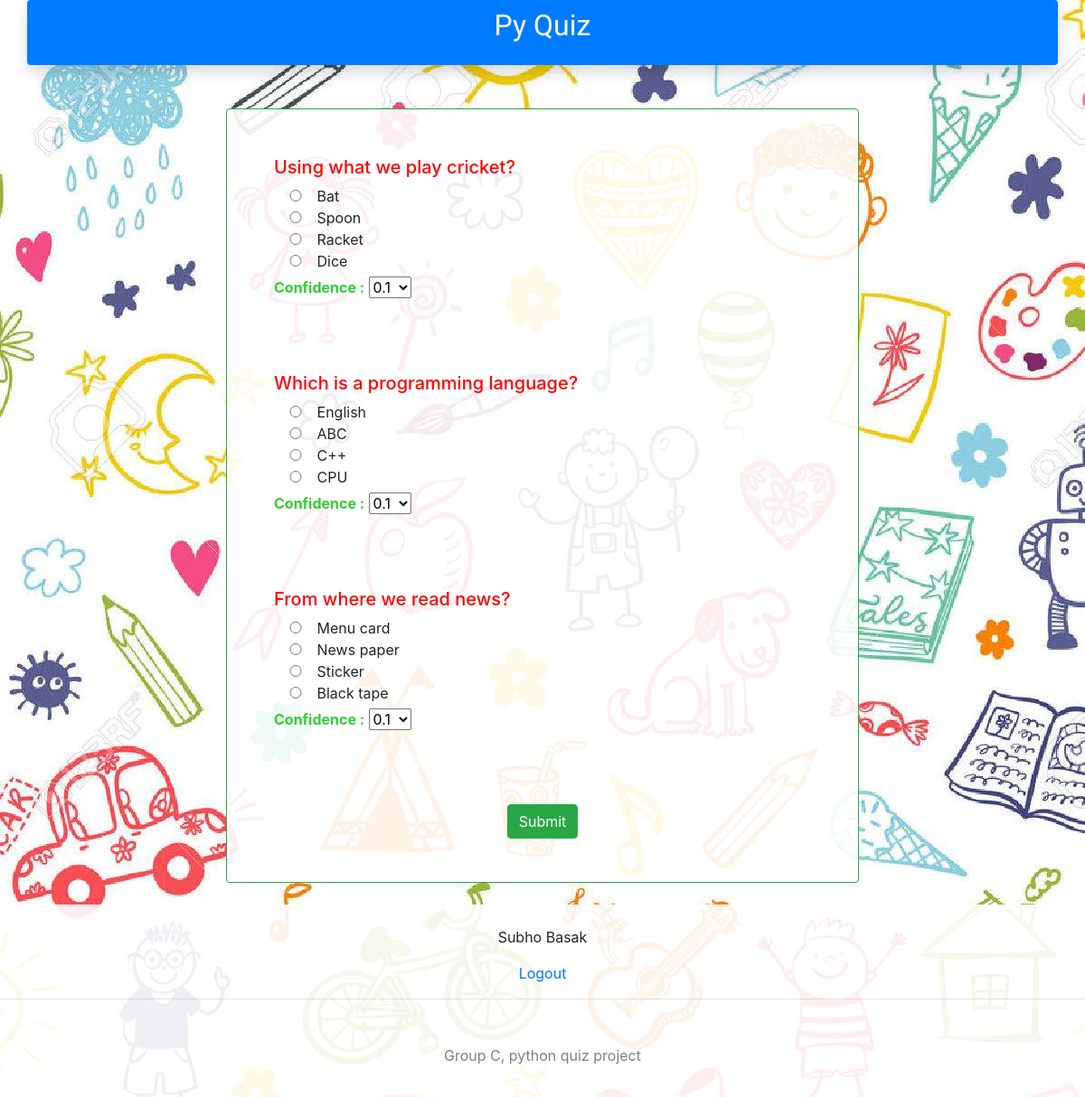
Page /exam/2/ (signed in) on the committed database.
### home/models.py (models this page shows, shortened)
class QuestionSet(models.Model):
    score = models.ForeignKey(Score, on_delete=models.CASCADE, null=True, blank=False)
    exam = models.ForeignKey(Exam, on_delete=models.CASCADE, null=True, blank=False)
    user = models.ForeignKey(User, on_delete=models.CASCADE, null=True, blank=False)
    question = models.ForeignKey(Question, on_delete=models.CASCADE)
    confidence = models.FloatField(verbose_name='Confidence', default=0.0)
    answered = models.CharField(verbose_name='Answered', default='', max_length=1)

class Question(models.Model):
    exam = models.ForeignKey(Exam, on_delete=models.CASCADE, null=True, blank=False)
    image = models.ImageField(verbose_name='Image', upload_to='Question image', null=True, blank=True)
    question = models.TextField(null=False, blank=False)
    optionA = models.CharField(verbose_name='Option A', max_length=200, null=False, blank=False)
    optionB = models.CharField(verbose_name='Option B', max_length=200, null=False, blank=False)
    optionC = models.CharField(verbose_name='Option C', max_length=200, null=False, blank=False)
    optionD = models.CharField(verbose_name='Option D', max_length=200, null=False, blank=False)
    answer = models.CharField(verbose_name='Answer',
                              choices=[('A', 'Option A'), ('B', 'Option B'),
                                       ('C', 'Option C'), ('D', 'Option D')],
                              max_length=1)

### home/views.py (the view, shortened to what this page needs)
# urls.py: path('exam/<int:eid>/', views.quiz_view, name='exam'),
@login_required
def quiz_view(request, eid):
    try:
        exam = Exam.objects.get(id=eid)
    except Exam.DoesNotExist:
        return redirect(reverse('index'))
    question_set = QuestionSet.objects.filter(user=request.user, exam=exam)
    return render(request, 'quiz.html', {'q': question_set})

### templates/quiz.html (shortened to what this page needs)
{% extends 'base.html' %}
{% load static %}
{% block content %}
    <div id="question_container" class="container border border-success rounded
            col-lg-7 col-md-10 col-sm-12 p-5">
        <form method="POST">
            {% for qus in q %}
                <div class="m-1 each_qus">
                    <h5>{{qus.question.question}}</h5>
                    <div class="answer_input">
                        <input type="radio" name="{{qus.question.id}}" required value="A">{{qus.question.optionA}}<br>
                        <input type="radio" name="{{qus.question.id}}" required value="B">{{qus.question.optionB}}<br>
                        <input type="radio" name="{{qus.question.id}}" required value="C">{{qus.question.optionC}}<br>
                        <input type="radio" name="{{qus.question.id}}" required value="D">{{qus.question.optionD}}<br>
                    </div>
                    <label for="conf_id" style="font-weight: bold; color: limegreen; margin-top: 5px;">Confidence : </label>
                    <select name="conf_{{qus.question.id}}" id="conf_id">
                        <option value="0.1">0.1</option>
                    </select>
                </div>
            {% endfor %}
            <div style="width: 100%; text-align: center;">
                <input class="btn btn-success" name='submit' type="submit">
            </div>
        </form>
    </div>
    <br>
{% endblock %}

### templates/base.html (shortened to what this page needs)
{% load static %}
<!doctype html>
<html lang="en">
  <head>
    <link rel="stylesheet" href="https://stackpath.bootstrapcdn.com/bootstrap/4.5.2/css/bootstrap.min.css">
    <link rel="stylesheet" href="{% static 'css/style.css' %}" />
  </head>
  <body style="background: url('{% static 'images/bg_img.jpg' %}')">
    <div class="container bg-primary p-1 shadow rounded">
      <p class="main_header"><a href="{% url 'index' %}" style="text-decoration: none; color: #fff;">Py Quiz</a></p>
    </div>
    <br><br>
    {% block content %}
    {% endblock %}
    <footer style="text-align: center; background: #ffffffe6;">
      <br>
      <p>{{user.first_name}} {{user.last_name}}</p>
      <a href="{% url 'logout' %}">Logout</a>
      <hr>
      <br>
      <p class="main_footer">
        Group C, python quiz project
      </p>
      <br>
    </footer>
  </body>
</html>

### static/css/style.css (style rules this page uses)
.main_header { color: #fff; font-size: 2rem; text-align: center; font-family: "Sansita Swashed", cursive; }
#question_container { background: #ffffffe6; }
.each_qus { margin: 5px; padding-bottom: 70px; }
.each_qus h5 { color: red; }
.answer_input input { width: 8%; border: none; border-bottom: 1px solid gray; outline: none; color: gold; font-size: 1.1rem; font-weight: bold; }
.main_footer { margin: 10px; color: gray; text-align: center; }

### rows in the picture
QuestionSet: question.question "Using what we play cricket?", question.optionA "Bat", question.optionB "Spoon", question.optionC "Racket", question.optionD "Dice", question "0.1"
QuestionSet: question.question "Which is a programming language?", question.optionA "English", question.optionB "ABC", question.optionC "C++", question.optionD "CPU", question "0.1"
QuestionSet: question.question "From where we read news?", question.optionA "Menu card", question.optionB "News paper", question.optionC "Sticker", question.optionD "Black tape", question "0.1"

### other values in the picture
{{ user.first_name }} "Subho"
{{ user.last_name }} "Basak"
